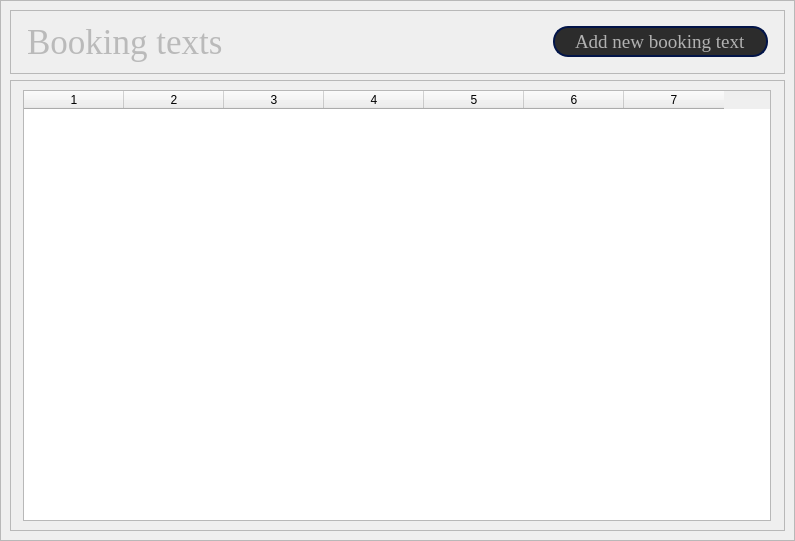
            <widget class="QWidget" name="bookingtextsPage">
             <layout class="QGridLayout" name="gridLayout_13">
              <property name="leftMargin">
               <number>0</number>
              </property>
              <property name="topMargin">
               <number>0</number>
              </property>
              <property name="rightMargin">
               <number>0</number>
              </property>
              <property name="bottomMargin">
               <number>0</number>
              </property>
              <property name="spacing">
               <number>0</number>
              </property>
              <item row="0" column="0">
               <widget class="QFrame" name="bookingtextsPageFrame">
                <property name="minimumSize">
                 <size>
                  <width>781</width>
                  <height>541</height>
                 </size>
                </property>
                <property name="frameShape">
                 <enum>QFrame::Shape::StyledPanel</enum>
                </property>
                <property name="frameShadow">
                 <enum>QFrame::Shadow::Raised</enum>
                </property>
                <layout class="QVBoxLayout" name="verticalLayout_24">
                 <property name="leftMargin">
                  <number>9</number>
                 </property>
                 <property name="topMargin">
                  <number>9</number>
                 </property>
                 <item>
                  <widget class="QFrame" name="bookingtextsTitleFrame">
                   <property name="sizePolicy">
                    <sizepolicy hsizetype="Expanding" vsizetype="Expanding">
                     <horstretch>0</horstretch>
                     <verstretch>0</verstretch>
                    </sizepolicy>
                   </property>
                   <property name="maximumSize">
                    <size>
                     <width>16777215</width>
                     <height>150</height>
                    </size>
                   </property>
                   <property name="styleSheet">
                    <string notr="true">color: rgb(186, 186, 186);</string>
                   </property>
                   <property name="frameShape">
                    <enum>QFrame::Shape::StyledPanel</enum>
                   </property>
                   <property name="frameShadow">
                    <enum>QFrame::Shadow::Raised</enum>
                   </property>
                   <layout class="QHBoxLayout" name="horizontalLayout_26">
                    <property name="spacing">
                     <number>0</number>
                    </property>
                    <property name="leftMargin">
                     <number>16</number>
                    </property>
                    <property name="topMargin">
                     <number>0</number>
                    </property>
                    <property name="rightMargin">
                     <number>16</number>
                    </property>
                    <property name="bottomMargin">
                     <number>0</number>
                    </property>
                    <item>
                     <widget class="QLabel" name="bookingtextsTitle">
                      <property name="sizePolicy">
                       <sizepolicy hsizetype="Expanding" vsizetype="Preferred">
                        <horstretch>0</horstretch>
                        <verstretch>0</verstretch>
                       </sizepolicy>
                      </property>
                      <property name="font">
                       <font>
                        <family>Times New Roman</family>
                        <pointsize>26</pointsize>
                       </font>
                      </property>
                      <property name="text">
                       <string>Booking texts</string>
                      </property>
                     </widget>
                    </item>
                    <item>
                     <widget class="QPushButton" name="addNewBookingtextsBtn">
                      <property name="minimumSize">
                       <size>
                        <width>0</width>
                        <height>31</height>
                       </size>
                      </property>
                      <property name="font">
                       <font>
                        <family>Times New Roman</family>
                        <pointsize>14</pointsize>
                       </font>
                      </property>
                      <property name="styleSheet">
                       <string notr="true">QPushButton{
	background-color: rgb(44, 44, 44);
	border: 2px solid  rgb(2, 20, 72);
	border-radius: 15px;
	color: rgb(177, 177, 177);
	padding-left: 20px;
	padding-right: 20px;
	text-align: left;
}
QPushButton::hover{
	background-color: rgb(23, 32, 42);
}
QPushButton::pressed{
	background-color: rgb(3, 1, 59)
}</string>
                      </property>
                      <property name="text">
                       <string>Add new booking text</string>
                      </property>
                      <property name="icon">
                       <iconset resource="../resources/icons/dark/iconsDark.qrc">
                        <normaloff>:/iconsDark/icons/plus.svg</normaloff>:/iconsDark/icons/plus.svg</iconset>
                      </property>
                     </widget>
                    </item>
                   </layout>
                  </widget>
                 </item>
                 <item>
                  <widget class="QFrame" name="bookingtextsContentFrame">
                   <property name="sizePolicy">
                    <sizepolicy hsizetype="Expanding" vsizetype="Expanding">
                     <horstretch>0</horstretch>
                     <verstretch>0</verstretch>
                    </sizepolicy>
                   </property>
                   <property name="frameShape">
                    <enum>QFrame::Shape::StyledPanel</enum>
                   </property>
                   <property name="frameShadow">
                    <enum>QFrame::Shadow::Raised</enum>
                   </property>
                   <layout class="QVBoxLayout" name="verticalLayout_25">
                    <property name="leftMargin">
                     <number>12</number>
                    </property>
                    <property name="rightMargin">
                     <number>13</number>
                    </property>
                    <item>
                     <widget class="QTableWidget" name="bookingtextsTable">
                      <property name="minimumSize">
                       <size>
                        <width>748</width>
                        <height>431</height>
                       </size>
                      </property>
                      <property name="styleSheet">
                       <string notr="true">QTableWidget{
	alternate-background-color: rgb(1, 65, 63);
	color: rgb(186, 186, 186);
}</string>
                      </property>
                      <property name="frameShape">
                       <enum>QFrame::Shape::StyledPanel</enum>
                      </property>
                      <property name="frameShadow">
                       <enum>QFrame::Shadow::Sunken</enum>
                      </property>
                      <property name="lineWidth">
                       <number>3</number>
                      </property>
                      <property name="midLineWidth">
                       <number>0</number>
                      </property>
                      <property name="editTriggers">
                       <set>QAbstractItemView::EditTrigger::NoEditTriggers</set>
                      </property>
                      <property name="alternatingRowColors">
                       <bool>true</bool>
                      </property>
                      <property name="showGrid">
                       <bool>true</bool>
                      </property>
                      <property name="wordWrap">
                       <bool>true</bool>
                      </property>
                      <property name="cornerButtonEnabled">
                       <bool>false</bool>
                      </property>
                      <property name="rowCount">
                       <number>0</number>
                      </property>
                      <property name="columnCount">
                       <number>7</number>
                      </property>
                      <attribute name="verticalHeaderVisible">
                       <bool>false</bool>
                      </attribute>
                      <column/>
                      <column/>
                      <column/>
                      <column/>
                      <column/>
                      <column/>
                      <column/>
                     </widget>
                    </item>
                   </layout>
                  </widget>
                 </item>
                </layout>
               </widget>
              </item>
             </layout>
            </widget>
